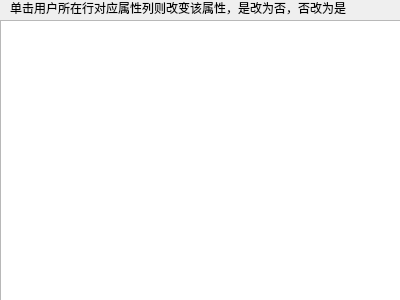
<?xml version="1.0" encoding="UTF-8"?>
<ui version="4.0">
 <class>ManagementUserDialog</class>
 <widget class="QDialog" name="ManagementUserDialog">
  <property name="geometry">
   <rect>
    <x>0</x>
    <y>0</y>
    <width>400</width>
    <height>300</height>
   </rect>
  </property>
  <property name="windowTitle">
   <string>Dialog</string>
  </property>
  <widget class="QTableWidget" name="tableWidget">
   <property name="geometry">
    <rect>
     <x>0</x>
     <y>20</y>
     <width>401</width>
     <height>281</height>
    </rect>
   </property>
  </widget>
  <widget class="QLabel" name="label">
   <property name="geometry">
    <rect>
     <x>10</x>
     <y>0</y>
     <width>371</width>
     <height>16</height>
    </rect>
   </property>
   <property name="text">
    <string>单击用户所在行对应属性列则改变该属性，是改为否，否改为是</string>
   </property>
  </widget>
 </widget>
 <resources/>
 <connections/>
</ui>
